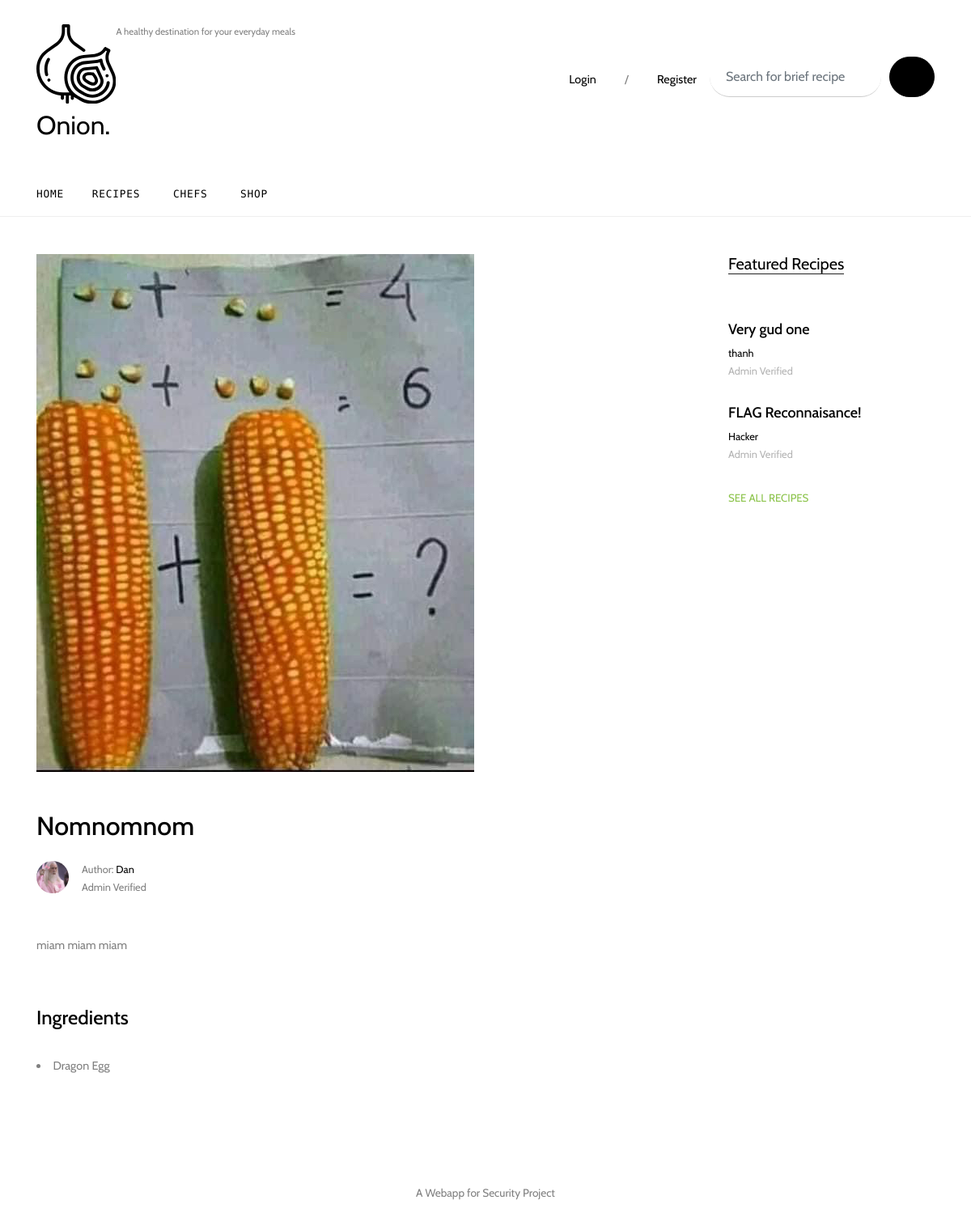
Screenshot of /recipe/2 with the database file from the repository.
### App/models.py (models this page shows, shortened)
class Recipe(db.Model):
    id = db.Column(db.Integer, primary_key=True)
    title = db.Column(db.String(255), nullable=False)
    description = db.Column(db.Text, nullable=False)
    time = db.Column(db.Integer, nullable=False)
    servings = db.Column(db.Integer, nullable=False)
    ingredients = db.Column(db.Text, nullable=False)
    image = db.Column(db.String(20), nullable=False, default="default.jpg")
    approval = db.Column(db.Integer, nullable=False)
    status = db.Column(db.String(12), nullable=False)
    saved = db.relationship('Saved', backref='saved_recipe', lazy=True)
    created_by = db.Column(db.Integer, db.ForeignKey('user.id'), nullable=False)

class User(db.Model):
    id = db.Column(db.Integer, primary_key=True)
    name = db.Column(db.Text, nullable=False)
    username = db.Column(db.String(20), unique=True, nullable=False)
    email = db.Column(db.String(120), unique=True, nullable=False)
    profile_pic = db.Column(db.String(20), nullable=False, default='default_user.jpg')
    password = db.Column(db.String(60), nullable=False)
    type = db.Column(db.String(10), nullable=False)
    designation = db.Column(db.Text, nullable=False)
    ingredient = db.relationship('Ingredient', backref='ing_creator', lazy=True)
    recipes = db.relationship('Recipe', backref='recipe_creator', lazy=True)

### App/routes.py (the view)
@app.route('/recipe/<int:recipe_id>')
def single_recipe(recipe_id):
    valid = PassiveControls.validation()
    if valid[0]:
        return redirect(url_for(f'{valid[2]}.recipes'))
    else:
        recipe = Recipe.query.get_or_404(recipe_id)
        featured = Recipe.query.filter_by(status=1 and 2)
        ingredient = recipe.ingredients.split(',')
        return render_template('unlogged/single.html', user=valid[3], recipe=recipe, featured=featured, ingredients=ingredient)

### Controls/PassiveControls.py (called while the page is built)
def validation():
    if "id" and "access" and "name" in session:
        return True, session['id'], session['access'], session['name']
    else:
        return False, "None", "None", "None"

### App/templates/unlogged/single.html
{% extends "unlogged/base.html" %}
{% block content %}
    <div class="site-section">
      <div class="container">
        <div class="row">
          <div class="col-lg-8 single-content">
            <p class="mb-5">
              <img src="{{ url_for('static', filename= 'images/' + recipe.image) }}" alt="Image" class="img-fluid">
            </p>
            <h1 class="mb-4">
              {{recipe.title}}
            </h1>
            <div class="post-meta d-flex mb-5">
              <div class="bio-pic mr-3">
                <img src="{{ url_for('static', filename= 'images/' + recipe.recipe_creator.profile_pic) }}" alt="Image" class="img-fluidid">
              </div>
              <div class="vcard">
                <span class="d-block">Author: <a href="{{ url_for('user.user_profile', user_id=recipe.recipe_creator.id ) }}">{{recipe.recipe_creator.name}}</a></span>
                <span class="read">
                    {% if recipe.approval < 0 %}
                        Not Verified <span class="mx-1">&bullet;</span>
                    {% elif recipe.approval > 0 %}
                        Admin Verified <span class="icon-star2"></span>
                    {% else %}
                        Rejected
                    {% endif %}</span>
              </div>
            </div>
            <p>{{recipe.description}}</p>
            <div class="pt-5">
                <h4 style="color: black">Ingredients</h4><br>
                {% for ingredient in ingredients %}
                    <li>{{ingredient}}</li>
                {% endfor %}
            </div>
          </div>
          <div class="col-lg-3 ml-auto">
            <div class="section-title">
              <h2>Featured Recipes</h2>
            </div>
              {% if featured %}
            {% for featured in featured %}
            <div class="trend-entry d-flex">
              <div class="trend-contents">
                <h2><a href="blog-single.html">{{featured.title}}</a></h2>
                <div class="post-meta">
                  <span class="d-block"><a href="{{ url_for('user.user_profile', user_id=featured.recipe_creator.id ) }}">{{featured.recipe_creator.name}}</a></span>
                  <span class="date-read">
                      {% if featured.approval < 0 %}
                        Not Verified <span class="mx-1">&bullet;</span>
                    {% elif featured.approval > 0 %}
                        Admin Verified <span class="icon-star2"></span>
                    {% else %}
                        Rejected
                    {% endif %}
                  </span>
                </div>
              </div>
            </div>
              {% else %}
              <p>There are no featured recipe at this moment</p>
            {% endfor %}
              {% endif %}
            <p>
              <a href="{{ url_for('user.recipes') }}" class="more">See All Recipes <span class="icon-keyboard_arrow_right"></span></a>
            </p>
          </div>
        </div>
      </div>
    </div>
{% endblock %}

### App/static/css/style.css (style rules this page uses)
html { overflow-x: hidden; }
body { line-height: 1.7; color: gray; font-weight: 300; font-size: .9rem; }
a { -webkit-transition: .3s all ease; -o-transition: .3s all ease; transition: .3s all ease; }
h1, h2, h3, h4, h5, .h1, .h2, .h3, .h4, .h5 { font-family: "Cabin", -apple-system, BlinkMacSystemFont, "Segoe UI", Roboto, "Helvetica Neue", Arial, sans-serif, "Apple Color Emoji", "Segoe UI Emoji", "Segoe UI Symbol", "Noto Color Emoji"; }
.site-section { padding: 2.5em 0; }
@media (min-width: 768px) { .site-section { padding: 7em 0; } }
.section-title { color: #000; margin-bottom: 50px; }
.section-title h2 { font-size: 20px; font-weight: 400; border-bottom: 1px solid #222; position: relative; display: inline-block; }
.section-title h2:before { position: absolute; content: ""; height: 1px; background: #777; }
.post-meta { font-size: .8rem; }
.post-meta a { color: #000; }
.bio-pic { -webkit-box-flex: 0; -ms-flex: 0 0 40px; flex: 0 0 40px; }
.bio-pic img { max-width: 100%; border-radius: 50%; }
.date-read { color: #b4b4b4; }
.trend-entry { margin-bottom: 30px; }
.trend-entry .trend-contents h2 { font-size: 18px; }
.trend-entry .trend-contents h2 a { color: #000; }
.more { color: #8bc34a; text-transform: uppercase; font-size: .83rem; }
.single-content h1 { font-size: 2rem; color: #000; }
.single-content { font-size: .9rem; }

### rows the page displays
Recipe: image (picture), title "Nomnomnom", description "miam miam miam", ingredients "Dragon Egg"
User: profile_pic (picture), recipe_creator.name "Dan"
Recipe: title "Very gud one", recipe_creator.name "thanh", approval "Admin Verified"
Recipe: title "FLAG Reconnaisance!", recipe_creator.name "Hacker", approval "Admin Verified"
